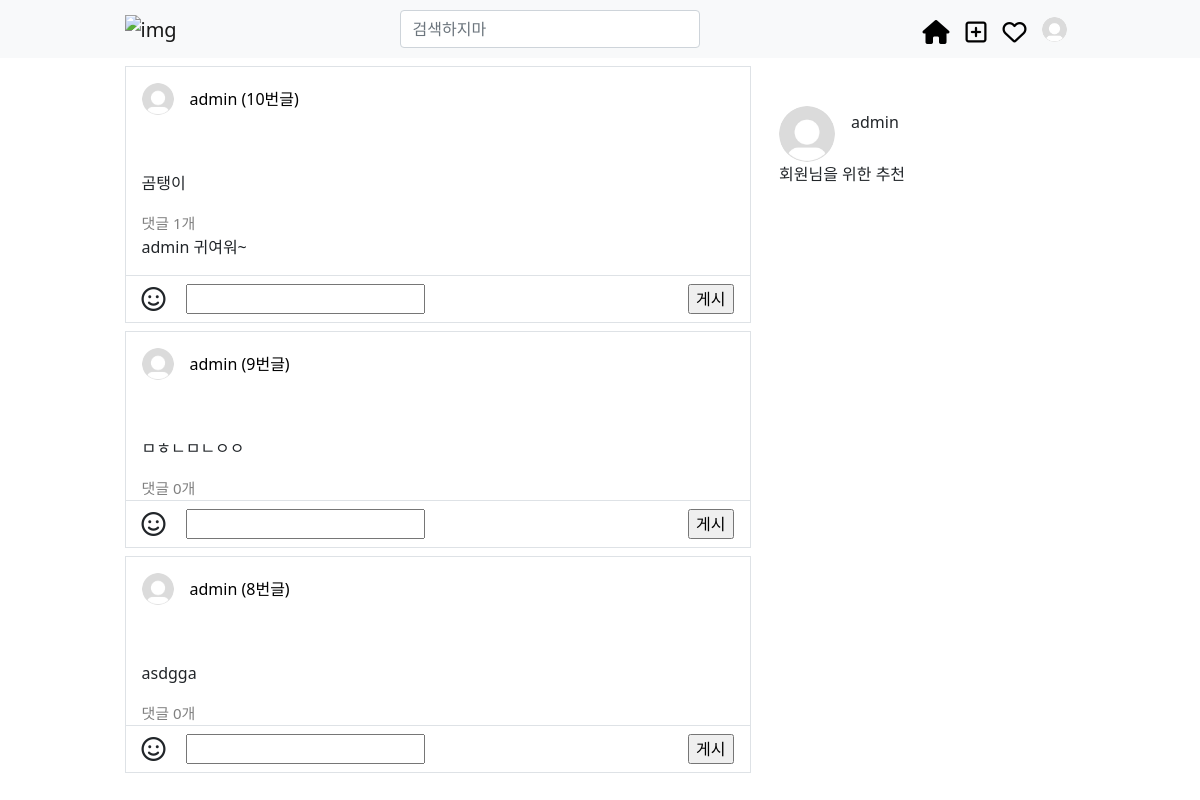
The app's page / (signed in), older data.
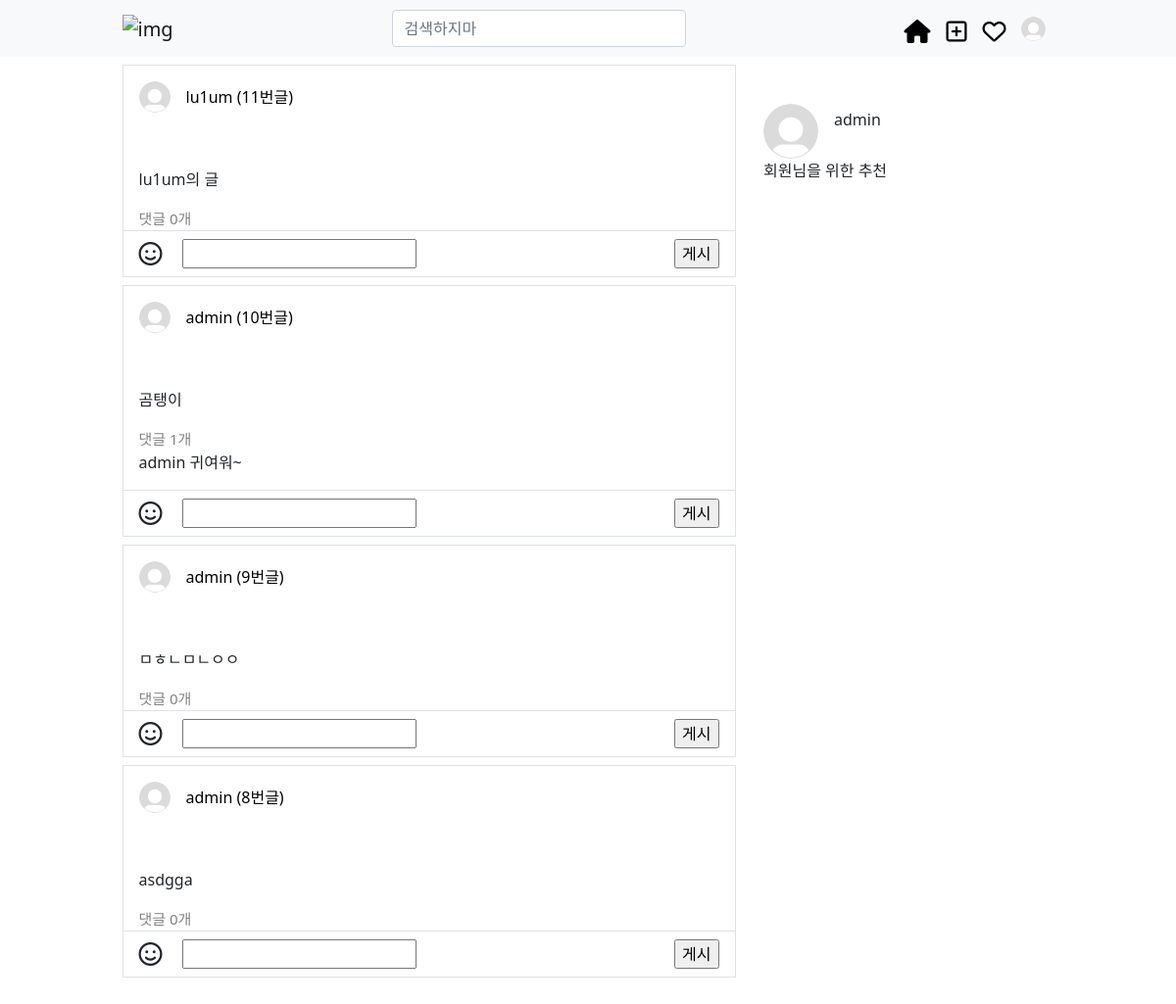
The same page, newer data.
### accounts/models.py (models this page shows)
class User(AbstractUser):
    followings = models.ManyToManyField('self', symmetrical=False, related_name='followers')
    profile_picture = ProcessedImageField(
        blank=True,
        upload_to='profile/',
        processors=[Thumbnail(200, 200)],
        format='JPEG',
        options={'quality': 60},
        default='../static/accounts/default_profile.jpg'
    )

### articles/models.py (models this page shows)
class Article(models.Model):
    user = models.ForeignKey(settings.AUTH_USER_MODEL, on_delete=models.CASCADE)
    like_users = models.ManyToManyField(settings.AUTH_USER_MODEL, related_name='like_articles', blank=True)
    content = models.TextField()
    created_at = models.DateTimeField(auto_now_add=True)
    updated_at = models.DateTimeField(auto_now=True)
    book_users = models.ManyToManyField(settings.AUTH_USER_MODEL, through='Bookmark', related_name='book_articles', blank=True)

class Comment(models.Model):
    user = models.ForeignKey(settings.AUTH_USER_MODEL, on_delete=models.CASCADE)
    article = models.ForeignKey(Article, on_delete=models.CASCADE)
    content = models.TextField()
    like_users = models.ManyToManyField(settings.AUTH_USER_MODEL, related_name='like_comments', blank=True)
    created_at = models.DateTimeField(auto_now_add=True)
    updated_at = models.DateTimeField(auto_now=True)

### articles/views.py (the view)
# urls.py: path('', views.index, name='index'),
def index(request):
    if request.user.is_authenticated:
        articles = Article.objects.all()[::-1]
        comment_form = CommentForm()
        context = {
            'articles': articles,
            'comment_form':comment_form,
        }
        return render(request, 'articles/index.html', context)
    else:
        return redirect('accounts:login')

### articles/forms.py
class CommentForm(forms.ModelForm):
    content = forms.CharField(label='', )
    class Meta:
        model = Comment
        fields = ('content',)

### articles/templates/articles/index.html (shortened to what this page needs)
{% extends 'base.html' %}
{% load static %}
{% block content %}
<link rel="stylesheet" href="{% static 'articles/index.css' %}">
<div class="container d-flex flex-row justify-content-center justify-content-lg-start" style="max-width:975px;">
  <div class="row">
    <div class="" style="height:1000px; width:650px;">
      {% for article in articles %}
        <article class="border border-1 my-2">
          <a href="{% url 'articles:profile' article.user.pk %}" class="title d-flex align-center my-3">
            <div class="article-profile mx-3">
              <img src="{{ article.user.profile_picture.url }}" alt="" class="img-fluid rounded-circle">
            </div>
            <p class="mt-1 mb-0">{{ article.user }} ({{ article.pk }}번글) </p>
          </a>
          <div class="content mx-3">
            <p class="mt-3">{{ article.content }}</p>
            <a href="{% url 'articles:detail' article.pk %}" class="">댓글 {{ article.comment_set.all.count }}개</a>
            {% for comment in article.comment_set.all %}
              <p>{{ comment.user }} {{ comment.content }}</p>
            {% endfor %}
          </div>
          <form action="{% url 'articles:comment' article.pk %}" method="POST" class="border-top py-2 d-flex justify-content-between">
            <div>
              <i class="fa-regular fa-face-smile fa-xl mx-3"></i>
              {{ comment_form }}
            </div>
            <input type="submit" value="게시" class="mx-3">
          </form>
        </article>
      {% endfor %}
    </div>
  </div>
  <div class="d-none d-lg-block position-fixed d-flex flex-column" style="height:200px; width:325px; left:50%; transform: translate(163px, 0);">
    <div class="d-flex mt-5 mx-3">
      <div style="height: 56px; width: 56px;">
        <img src="{{ request.user.profile_picture.url }}" alt="" class="img-fluid  rounded-circle">
      </div>
      <div class="m-1 mx-3 mb-3">
        <p class="m-0">{{ request.user.username }}</p>
      </div>
    </div>
    <div class="mx-3">
      <p>회원님을 위한 추천</p>
    </div>
  </div>
</div>
{% endblock content %}

### templates/base.html (shortened to what this page needs)
<!DOCTYPE html>
{% load static %}
<html lang="en">
<head>
  <link href="https://cdn.jsdelivr.net/npm/bootstrap@5.1.3/dist/css/bootstrap.min.css" rel="stylesheet">
</head>
<body>
  <nav class="navbar navbar-expand-lg navbar-light bg-light sticky-top">
    <div class="container" style="justify-content: space-between; flex-wrap:nowrap; min-width:650px; max-width:975px;">
      <a class="navbar-brand" href="{% url 'articles:index' %}"><img style="width: 100px" src="https://www.instagram.com/static/images/web/mobile_nav_type_logo.png/735145cfe0a4.png" alt="img"></a>
      <input class="form-control me-2" style="width:300px" type="search" placeholder="검색하지마" aria-label="Search">
      <div class="d-flex align-center">
        <a href="{% url 'articles:index' %}" class="fa-solid fa-house fa-xl text-black text-decoration-none mx-2 mt-3"></a>
        <a href="{% url 'articles:create' %}" class="fa-regular fa-square-plus fa-xl text-black text-decoration-none mx-2 mt-3"></a>
        <a href="" class="fa-regular fa-heart text-black fa-xl text-decoration-none mx-2 mt-3"></a>
        {% if request.user.is_authenticated %}
          <div class="dropdown">
            <img src="{{ request.user.profile_picture.url }}" alt="profile" style="width: 25px;" class="rounded-circle dropdown-toggle mx-2" type="button" id="dropdownMenuButton1" data-bs-toggle="dropdown" aria-expanded="false">
          </div>
        {% else %}
          <a href="{% url 'accounts:login' %}" class="mx-2"><img src="{% static 'accounts/default_profile.jpg' %}" alt="profile" style="width: 25px;" class="rounded-circle"></a>
        {% endif %}
      </div>
    </div>
  </nav>
  {% block content %}{% endblock content %}
</body>
</html>

### articles/static/articles/index.css (style rules this page uses)
article { border-color: gray; }
a { text-decoration: none; color: black; }
.article-profile { width: 32px; height: 32px; }
.content a { color: gray; font-size: 15px; }

Row changes from the older to the newer data that the page shows:
added Article: user.profile_picture (placeholder picture), user "lu1um", pk "11", content "lu1um의 글", comment_set.all.count "0"
